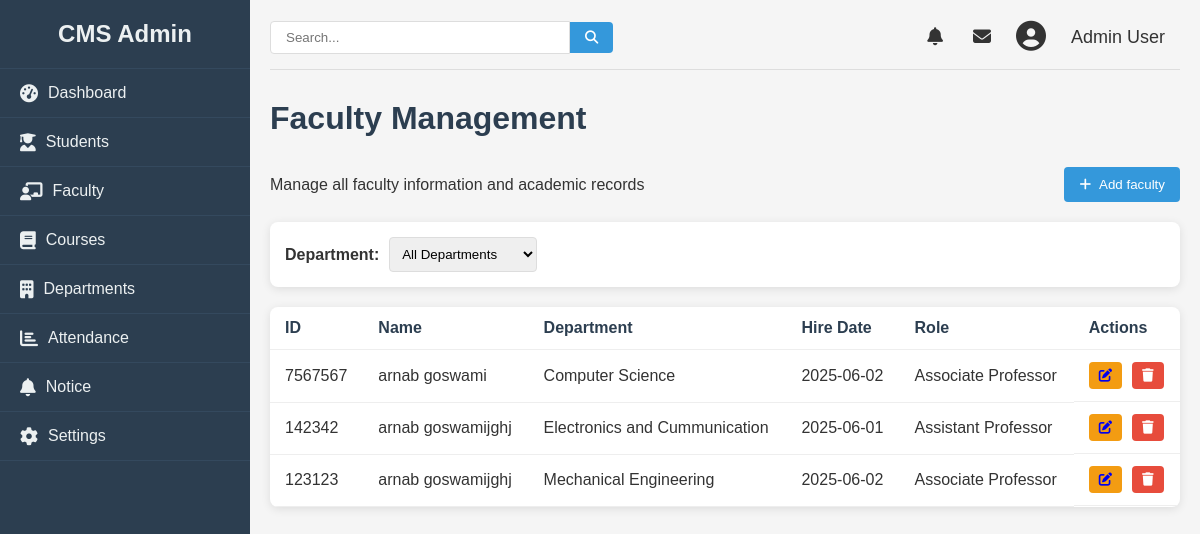
The page /admin/faculty (signed in) on the database as committed earlier.
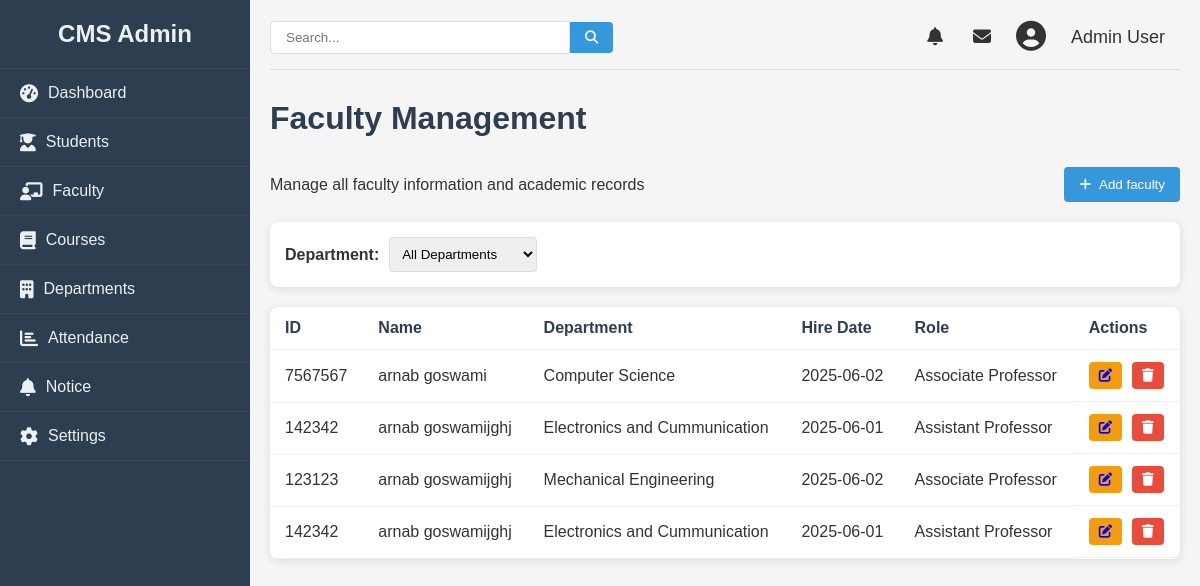
The same page on the database as committed later.
### college/model.py (models this page shows, shortened)
class Faculty(db.Model):
    id = db.Column(db.Integer, primary_key=True)
    name = db.Column(db.String(100), nullable=False)
    facultyid = db.Column(db.Integer, nullable=False)
    education = db.Column(db.String(100), nullable=False)
    email = db.Column(db.String(100), nullable=False)
    phone = db.Column(db.Integer, nullable=False)
    department = db.Column(db.Integer, nullable=False)
    role = db.Column(db.Integer, nullable=False)
    dob = db.Column(db.Date, nullable=False)
    doj = db.Column(db.Date, nullable=False)
    gender = db.Column(db.String, nullable=False)
    address = db.Column(db.String, nullable=False)

### college/admin/adminroute.py (the view)
@app.route("/admin/faculty", methods = ["GET", "POST"])
def faculty():
    logged = 'user_id' in session
    if logged:
        users = Faculty.query.all()
        return render_template("faculty.html", faculties= users)
    else:
        return redirect(url_for("login"))

### college/admin/templates/faculty.html (shortened to what this page needs)
{% from "macro/cmsnav.html" import cmsnav%}
{%extends "admbase.html"%}
{%block head%}
    <link rel="stylesheet" href="{{url_for('static', filename='css/styles.css')}}">
    <link rel="stylesheet" href="https://cdnjs.cloudflare.com/ajax/libs/font-awesome/6.4.0/css/all.min.css">
{%endblock%}
{%block content%}
    <div class="container" w-tid="21">
        {{cmsnav()}}
        <main class="main-content" w-tid="111">
            <header class="top-header" w-tid="113">
                <div class="search-box" w-tid="115">
                    <input type="text" placeholder="Search..." w-tid="117"/>
                    <button w-tid="119"><i class="fas fa-search" w-tid="121"></i></button>
                </div>
                <div class="user-profile" w-tid="123">
                    <span class="notification" w-tid="125"><i class="fas fa-bell" w-tid="127"></i></span>
                    <span class="message" w-tid="129"><i class="fas fa-envelope" w-tid="131"></i></span>
                    <div class="profile-img" w-tid="133">
                        <i class="fas fa-user-circle" w-tid="135"></i>
                    </div>
                    <span class="username" w-tid="137">Admin User</span>
                </div>
            </header>
            <div id="dashboard-page" class="content-section" w-tid="139">
                <div class="dashboard" w-tid="141">
                    <h1 w-tid="357">Faculty Management</h1>
                    <div class="students-header" w-tid="359">
                        <p w-tid="361">Manage all faculty information and academic records</p>
                        <button class="add-student-btn" w-tid="363">
                            <a style="text-decoration: none; color:white;" href="/admin/addfaculty" >
                            <i class="fas fa-plus" w-tid="365"></i>
                             Add faculty
                            </a>
                        </button>
                    </div>
                    <div class="student-filters" w-tid="639">
                        <div class="filter-group" w-tid="641">
                            <label w-tid="643">Department:</label>
                            <select w-tid="645">
                                <option w-tid="647">All Departments</option>
                            </select>
                        </div>
                    </div>
                    <div class="students-table" w-tid="673">
                        <table w-tid="675">
                            <thead w-tid="677">
                                <tr w-tid="679">
                                    <th w-tid="681">ID</th>
                                    <th w-tid="683">Name</th>
                                    <th w-tid="685">Department</th>
                                    <th w-tid="689">Hire Date</th>
                                    <th w-tid="691">Role</th>
                                    <th w-tid="693">Actions</th>
                                </tr>
                            </thead>
                            <tbody w-tid="695">
                                {%for faculty in faculties%}
                                <tr w-tid="697">
                                    <td w-tid="699">{{faculty.facultyid}}</td>
                                    <td w-tid="701">{{faculty.name}}</td>
                                    <td w-tid="703">{{faculty.department}}</td>
                                    <td w-tid="707">{{faculty.doj}}</td>
                                    <td w-tid="709">{{faculty.role}}</td>
                                    <td class="action-cell" w-tid="711">
                                        <button class="action-btn edit-btn" w-tid="717">
                                            <a href="/admin/update/faculty/{{faculty.id}}">
                                            <i class="fas fa-edit" w-tid="467"></i>
                                        </a>
                                        <button class="action-btn delete-btn" w-tid="721"><i class="fas fa-trash" w-tid="723"></i></button>
                                    </td>
                                </tr>
                                {%endfor%}
                            </tbody>
                        </table>
                    </div>
                </div>
            </div>
        </main>
    </div>
    {%endblock%}

### college/admin/templates/macro/cmsnav.html (shortened to what this page needs)
{%macro cmsnav()%}
<aside class="sidebar" w-tid="23">
    <div class="sidebar-header" w-tid="25">
        <h2 w-tid="27">CMS Admin</h2>
    </div>
    <nav class="sidebar-nav" w-tid="29">
        <ul w-tid="31">
            <li w-tid="33"><a href="/admin" data-page="dashboard-page" w-tid="35"><i class="fas fa-tachometer-alt"
                        w-tid="37"></i> Dashboard</a></li>
            <li  w-tid="39"><a href="/admin/student" data-page="students-page" w-tid="41"><i
                        class="fas fa-user-graduate" w-tid="43"></i> Students</a></li>
            <li w-tid="45"><a href="/admin/faculty" data-page="faculty-page" w-tid="47"><i
                        class="fas fa-chalkboard-teacher" w-tid="49"></i> Faculty</a></li>
            <li w-tid="51"><a href="/admin/courses" data-page="courses-page" w-tid="53"><i class="fas fa-book"
                        w-tid="55"></i> Courses</a></li>
            <li w-tid="57"><a href="/admin/department" data-page="department-page" w-tid="59"><i class="fas fa-building"
                        w-tid="61"></i> Departments</a></li>
            <li w-tid="87"><a href="/admin/attendence" data-page="attendance-page" w-tid="89"><i class="fas fa-chart-bar"
                        w-tid="91"></i> Attendance</a></li>
            <li w-tid="99"><a href="/admin/notice" data-page="notice-page" w-tid="101"><i class="fas fa-bell"
                        w-tid="103"></i> Notice</a></li>
            <li w-tid="93"><a href="/" data-page="settings-page" w-tid="95"><i class="fas fa-cog" w-tid="97"></i>
                    Settings</a></li>
        </ul>
    </nav>
</aside>
{%endmacro%}

### college/admin/templates/admbase.html (shortened to what this page needs)
<!DOCTYPE html>
<html lang="en">
<head>
    {%block head%}
    {%endblock%}
</head>
<body>
    {%block content%}
    {%endblock%}
</body>
</html>

### college/static/css/styles.css (style rules this page uses)
* { margin: 0; padding: 0; box-sizing: border-box; }
body { font-family: Arial, sans-serif; background-color: #f5f5f5; color: #333; }
.container { display: flex; min-height: 100vh; }
.sidebar { width: 250px; background-color: #2c3e50; color: #ecf0f1; transition: all 0.3s ease; }
.sidebar-header { padding: 20px; text-align: center; border-bottom: 1px solid #34495e; }
.sidebar-nav ul { list-style: none; }
.sidebar-nav li { padding: 15px 20px; border-bottom: 1px solid #34495e; transition: all 0.3s ease; }
.sidebar-nav a { color: #ecf0f1; text-decoration: none; display: flex; align-items: center; }
.sidebar-nav i { margin-right: 10px; font-size: 18px; }
.main-content { flex: 1; padding: 20px; }
.top-header { display: flex; justify-content: space-between; align-items: center; margin-bottom: 30px; padding-bottom: 15px; border-bottom: 1px solid #ddd; }
.search-box { display: flex; align-items: center; }
.search-box input { padding: 8px 15px; border: 1px solid #ddd; border-radius: 4px 0 0 4px; width: 300px; }
.search-box button { background: #3498db; color: white; border: none; padding: 8px 15px; border-radius: 0 4px 4px 0; cursor: pointer; }
.user-profile { display: flex; align-items: center; }
.user-profile span { margin: 0 15px; font-size: 18px; cursor: pointer; }
.profile-img { font-size: 30px; margin: 0 10px; }
.dashboard h1 { margin-bottom: 30px; color: #2c3e50; }
table { width: 100%; border-collapse: collapse; }
th, td { padding: 12px 15px; text-align: left; border-bottom: 1px solid #eee; }
th { font-weight: bold; color: #2c3e50; }
.content-section { display: none; }
#dashboard-page { display: block; }
.students-header { display: flex; justify-content: space-between; align-items: center; margin-bottom: 20px; }
.add-student-btn { background-color: #3498db; color: white; border: none; padding: 10px 15px; border-radius: 4px; cursor: pointer; display: flex; align-items: center; }
.add-student-btn i { margin-right: 5px; }
.student-filters { display: flex; justify-content: space-between; margin-bottom: 20px; background: white; padding: 15px; border-radius: 8px; box-shadow: 0 2px 10px rgba(0, 0, 0, 0.1); }
.filter-group { display: flex; align-items: center; }
.filter-group label { margin-right: 10px; font-weight: bold; }
.filter-group select { padding: 8px; border-radius: 4px; border: 1px solid #ddd; }
.students-table { background: white; border-radius: 8px; box-shadow: 0 2px 10px rgba(0, 0, 0, 0.1); overflow: hidden; }
.action-cell { display: flex; gap: 10px; }
.action-btn { padding: 6px 10px; border-radius: 4px; cursor: pointer; border: none; color: white; }
.edit-btn { background-color: #f39c12; }
.delete-btn { background-color: #e74c3c; }

Rows that differ between the two databases and show on the page:
added Faculty: facultyid "142342", name "arnab goswamijghj", department "Electronics and Cummunication", doj "2025-06-01", role "Assistant Professor"
